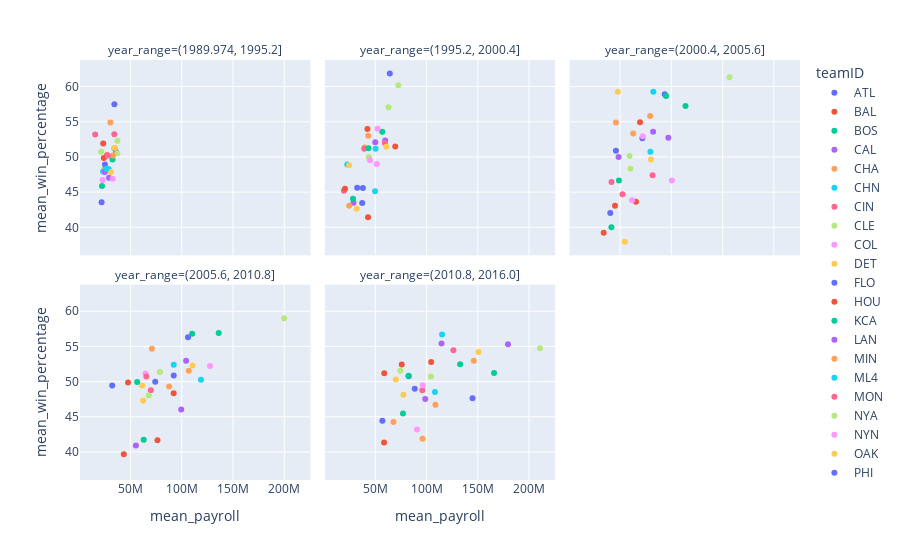

The notebook cell saved with this chart:
### Markdown cell above
##Question 2
What can you say about team payrolls across these periods?


---


We can observe that the slope between the team payrolls and win percentage is decreasing.

Are there any teams that standout as being particularly good at paying for wins across these time periods?

---
Team NYA, which has been one of the costliest teams, has most of the time highest winning probability.



What can you say about the Oakland A's spending efficiency across these time periods (labeling points in the scatterplot can help interpretation).

---
By looking at the plot below, Oakland's spending efficiency in the years 2001 to 2005 is the best. They were outclassed by only 1 team (NYA) in terms of mean win percentage (only by atmost 3%) in these years but their mean payroll is the lowest.

 This can be observed from the graph below. The higher the winner percentage, the better. The lower the mean payroll, the better. This means that the point on the top-left of the graph will be better.

### Code cell
px.scatter(mean_data, x='mean_payroll', y='mean_win_percentage', color='teamID',
            facet_col='year_range', facet_col_wrap=3)
